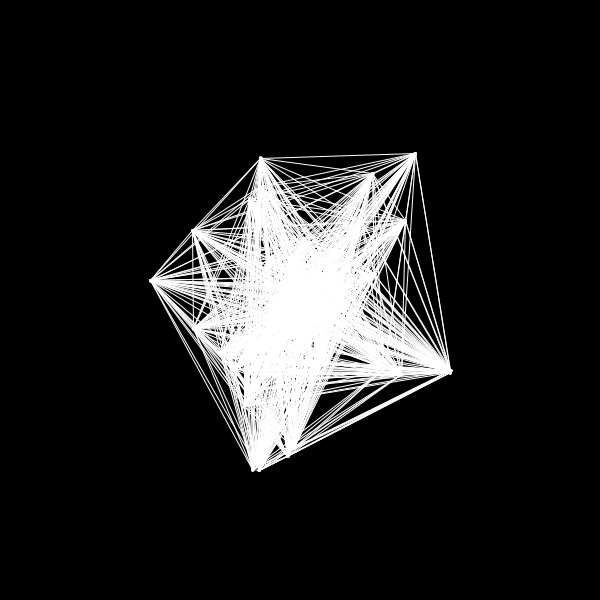
Frame 1 (no input)
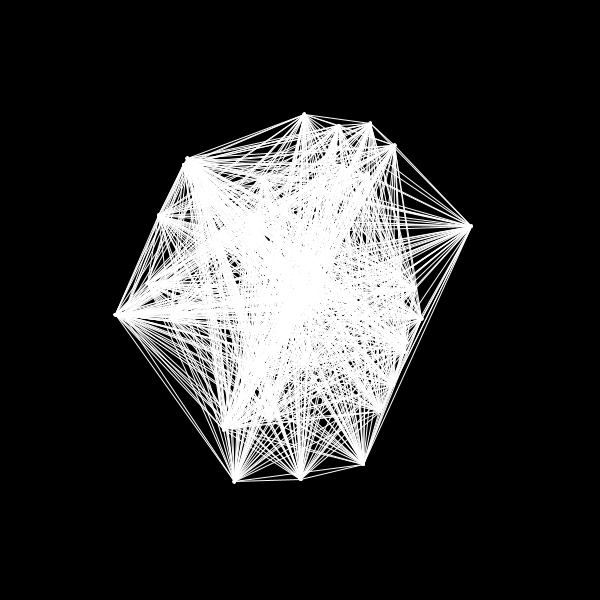
Frame 60 (the mouse pressed at the canvas centre just before this capture)
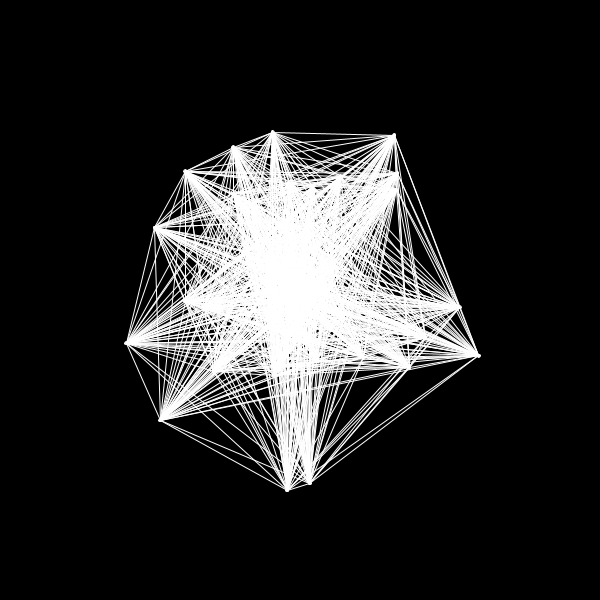
Frame 120 (the mouse held since frame 60 and released just before this capture)

The Processing sketch that drew these frames (run headless with seeded random() and noise(); from frame 60 on, the mouse is pressed at the canvas centre):

// Processing sketch: puntos3
// ── puntos3.pde
ArrayList puntos;
int cant = 50;
int rad = 200;
int maxi = 1000;

void setup() {
  size(600, 600);
  puntos = new ArrayList();
  for (int i = 0; i < cant; i++) {
    puntos.add(nuevoPunto());
  }
  stroke(255);
  fill(255);
  smooth();
}

void draw() {
  background(0);
  for (int i = 0; i < cant; i++) {
    Punto aux1 = (Punto) puntos.get(i);
    ellipse(aux1.x, aux1.y, 3, 3);
    for (int j = i; j < cant; j++) {
      Punto aux2 = (Punto) puntos.get(j);
      if (dist(aux1.x, aux1.y, aux2.x, aux2.y)<maxi) {
        line(aux1.x, aux1.y, aux2.x, aux2.y);
      }
    }
  }
  puntos.remove(0);
  puntos.add(nuevoPunto());
}

Punto nuevoPunto() {
  float ang = random(TWO_PI);
  float dis = random(rad);
  float x = cos(ang)*dis;
  float y = sin(ang)*dis;
  return new Punto(width/2+x, height/2+y);
}

class Punto {
  float x, y;
  Punto(float nx, float ny) {
    x = nx;
    y = ny;
  }
}
